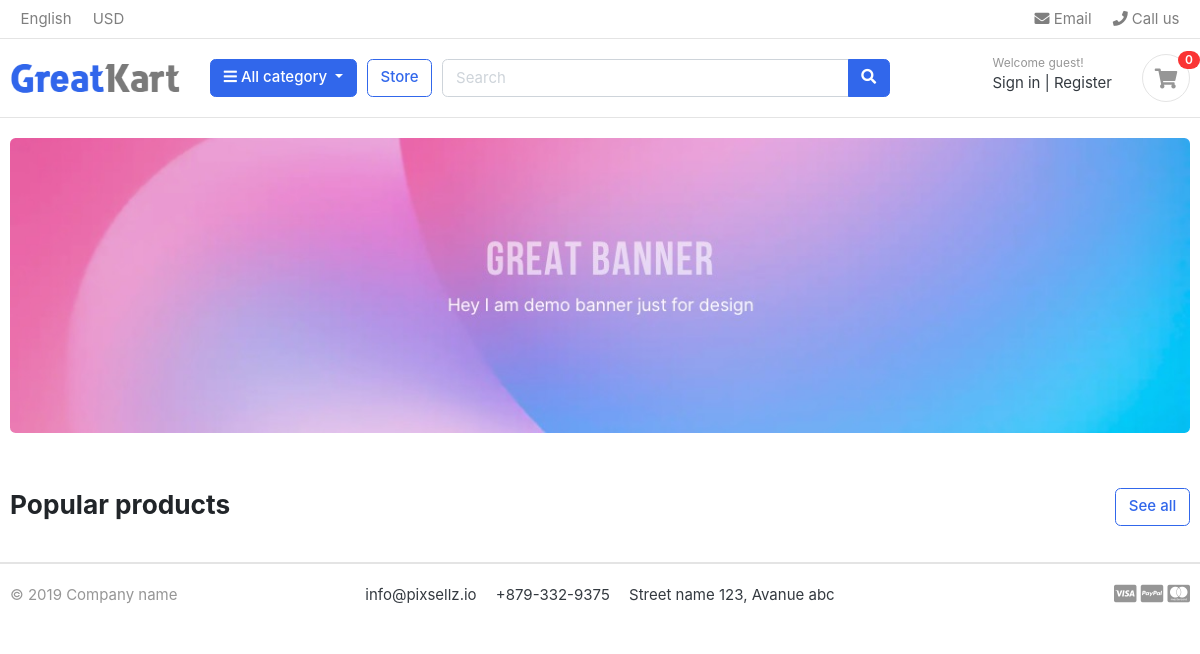
The app's page /, older data.
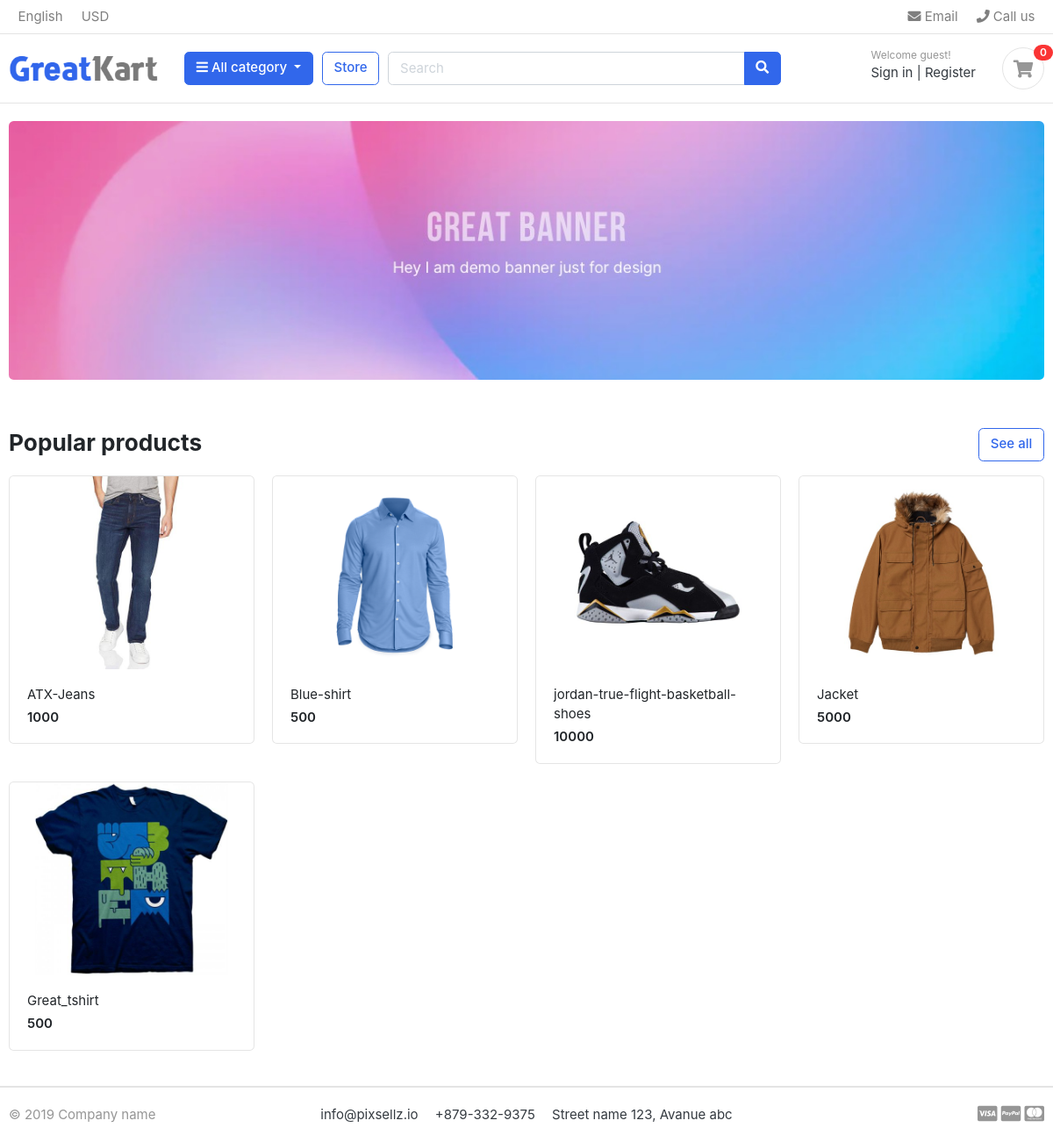
The same page, newer data.
### store/models.py (models this page shows, shortened)
class Product(models.Model):
    product_name  = models.CharField(max_length= 50, unique= True)
    slug          = models.SlugField(max_length= 50, unique= True)
    description   = models.TextField(max_length= 500, blank= True)
    price         = models.IntegerField()
    images        = models.ImageField(upload_to='photos/products')
    stock         = models.IntegerField()
    is_available  = models.BooleanField(default= True)
    category      = models.ForeignKey(Category, on_delete= models.CASCADE)
    created_date  = models.DateTimeField(auto_now_add= True)
    modified_date = models.DateTimeField(auto_now= True)
    def get_url(self):
        return reverse('product_detail', args= [self.category.slug, self.slug])

### greatkart/views.py (the view)
# urls.py: 2. Add a URL to urlpatterns:  path('', views.home, name='home')
def home(request):
    categories = Product.objects.all()
    context = {
        'Products': categories
    }
    return render(request, 'index.html', context)

### cart/context_processor.py (called while the page is built)
def counter(request):
    cart_count = 0
    if 'admin' in request.path:
        return {}
    else:
        try:
            cart = Cart.objects.filter(cart_id = _cart_id(request))
            if request.user.is_authenticated:
                cart_items = CartItems.objects.all().filter(user = request.user)
            else:
                cart_items = CartItems.objects.all().filter(cart= cart[:1])
            for cart_item in cart_items:
                cart_count += cart_item.quantity
        except Cart.DoesNotExist:
            cart_count = 0
    return dict(cart_count = cart_count)

### cart/views.py (called while the page is built)
def _cart_id(request):
    cart = request.session.session_key
    if not cart:
        cart = request.session.create()
    return cart

### category/context_processor.py (called while the page is built)
def menu_links(request):
    links = Category.objects.all()
    return dict(links=links)

### category/models.py (called while the page is built)
    def get_url(self):
        return reverse('product_by_category', args = [self.slug])

### greatkart/templates/index.html (shortened to what this page needs)
{%extends 'base.html'%}
{% load static %}
{%block content%}
<section class="section-intro padding-y-sm">
<div class="container">
<div class="intro-banner-wrap">
	<img src="{%static 'images/banners/1.jpg'%}" class="img-fluid rounded">
</div>
</div>
</section>
<section class="section-name padding-y-sm">
<div class="container">
<header class="section-heading">
	<a href="{%url 'store' %}" class="btn btn-outline-primary float-right">See all</a>
	<h3 class="section-title">Popular products</h3>
</header>
<div class="row">
	{% for product in Products %}
	<div class="col-md-3">
		<div class="card card-product-grid">
			<a href="{{product.get_url}}"class="img-wrap"> <img src={{ product.images.url}}> </a>
			<figcaption class="info-wrap">
				<a href="{{product.get_url}}" class="title">{{ product.product_name }}</a>
				<div class="price mt-1">{{product.price}}</div>
			</figcaption>
		</div>
	</div>
	{% endfor %}
 </section>
</body>
</html>
{%endblock%}

### greatkart/templates/base.html (shortened to what this page needs)
{% load static %}
<!DOCTYPE HTML>
<html lang="en">
<head>
<link href="{%static 'css/bootstrap.css'%}" rel="stylesheet" type="text/css"/>
<link href="{%static 'fonts/fontawesome/css/all.min.css'%}" type="text/css" rel="stylesheet">
<link href="{%static 'css/ui.css'%}" rel="stylesheet" type="text/css"/>
<link href="{%static 'css/responsive.css'%}" rel="stylesheet" media="only screen and (max-width: 1200px)" />
</head>
<body>
{% include 'includes/navbar.html' %}
{% block content %}
{% endblock %}
{% include 'includes/footer.html' %}

### greatkart/templates/includes/navbar.html (shortened to what this page needs)
{% load static %}
<header class="section-header">
<nav class="navbar p-md-0 navbar-expand-sm navbar-light border-bottom">
<div class="container">
  <div class="collapse navbar-collapse" id="navbarTop4">
    <ul class="navbar-nav mr-auto">
    	<li class="nav-item dropdown">
		 	<a href="#" class="nav-link">   English </a>
		</li>
		<li class="nav-item dropdown">
			<a href="#" class="nav-link"> USD </a>
		</li>
    </ul>
    <ul class="navbar-nav">
		<li><a href="#" class="nav-link"> <i class="fa fa-envelope"></i> Email </a></li>
		<li><a href="#" class="nav-link"> <i class="fa fa-phone"></i> Call us </a></li>
	</ul>
  </div>
</div>
</nav>
<section class="header-main border-bottom">
	<div class="container">
<div class="row align-items-center">
	<div class="col-lg-2 col-md-3 col-6">
		<a href="{%url 'home' %}" class="brand-wrap">
			<img class="logo" src="{%static './images/logo.png'%}">
		</a>
	</div>
	<div class="col-lg col-sm col-md col-6 flex-grow-0">
		<div class="category-wrap dropdown d-inline-block float-right">
			<button type="button" class="btn btn-primary dropdown-toggle" data-toggle="dropdown">
				<i class="fa fa-bars"></i> All category
			</button>
		</div>
	</div>
	<a href="{% url 'store' %}" class="btn btn-outline-primary">Store</a>
	<div class="col-lg  col-md-6 col-sm-12 col">
		<form action="{% url 'search' %}" class="search" method="GET">
			<div class="input-group w-100">
			    <input type="text" class="form-control" style="width:60%;" placeholder="Search", name = "keyword">
			    <div class="input-group-append">
			      <button class="btn btn-primary" type="submit">
			        <i class="fa fa-search"></i>
			      </button>
			    </div>
		    </div>
		</form>
	</div>
	<div class="col-lg-3 col-sm-6 col-8 order-2 order-lg-3">
				<div class="d-flex justify-content-end mb-3 mb-lg-0">
					{% if user.id is None %}
					<div class="widget-header">
						<small class="title text-muted">Welcome guest!</small>
						<div>
							<a href="{% url 'login' %}">Sign in</a> <span class="dark-transp"> | </span>
							<a href="{% url 'register' %}"> Register</a>
						</div>
					</div>
					{% endif %}
					<a href="{% url 'cart' %}" class="widget-header pl-3 ml-3">
						<div class="icon icon-sm rounded-circle border"><i class="fa fa-shopping-cart"></i></div>
						<span class="badge badge-pill badge-danger notify">{{ cart_count }}</span>
					</a>
				</div>
			</div>
</div>
	</div>
</section>
</header>

### greatkart/templates/includes/footer.html
<footer class="section-footer border-top">
	<div class="container">
		<section class="footer-bottom border-top row">
			<div class="col-md-2">
				<p class="text-muted"> &copy 2019 Company name </p>
			</div>
			<div class="col-md-8 text-md-center">
				<span  class="px-2">info@pixsellz.io</span>
				<span  class="px-2">+879-332-9375</span>
				<span  class="px-2">Street name 123, Avanue abc</span>
			</div>
			<div class="col-md-2 text-md-right text-muted">
				<i class="fab fa-lg fa-cc-visa"></i>
				<i class="fab fa-lg fa-cc-paypal"></i>
				<i class="fab fa-lg fa-cc-mastercard"></i>
			</div>
		</section>
	</div>
</footer>

### static/css/ui.css (style rules this page uses)
html { font-family: "Inter", sans-serif; font-size: 15px; }
.img-wrap { text-align: center; display: block; }
.img-wrap img { max-width: 100%; }
.icon-xs, .icon-sm, .icon-md, .icon-lg { display: inline-block; text-align: center; flex-shrink: 0; flex-grow: 0; }
.icon-sm { width: 48px; height: 48px; line-height: 48px !important; font-size: 20px; }
.padding-y-sm { padding-top: 20px; padding-bottom: 20px; }
.section-heading { margin-bottom: 20px; margin-top: 15px; }
.section-title { color: #212529; }
p:last-child { margin-bottom: 0; }
.header-main { position: relative; padding-top: 1rem; padding-bottom: 1rem; }
.brand-wrap .logo, .navbar-brand .logo { margin-right: 7px; max-height: 42px; display: inline-block; }
.widget-header { display: inline-block; vertical-align: middle; position: relative; }
.widget-header a { color: #343a40; }
.widget-header i { color: #969696; }
.widget-header .title { display: block; }
.widget-header .notify { position: absolute; top: -3px; right: -10px; }
.footer-bottom { padding-top: 20px; padding-bottom: 20px; }
[class*=card-product] a.title { color: #212529; display: block; }
[class*=card-product] .img-wrap { overflow: hidden; position: relative; }
[class*=card-product] .img-wrap img { height: 100%; max-width: 100%; width: auto; display: inline-block; -o-object-fit: cover; object-fit: cover; }
.card-product-grid { margin-bottom: 20px; }
.card-product-grid .img-wrap { border-radius: 0.2rem 0.2rem 0 0; height: 220px; }
.card-product-grid .info-wrap { overflow: hidden; padding: 18px 20px; }
.card .img-wrap { overflow: hidden; }
.notify { position: absolute; top: -4px; right: -10px; display: inline-block; padding: 0.25em 0.6em; font-size: 12px; line-height: 1; text-align: center; border-radius: 3rem; color: #fff; background-color: #fa3434; }
.price { font-weight: 600; color: #212529; }

Row changes from the older to the newer data that the page shows:
added Product: images (picture), product_name "ATX-Jeans", price "1000"
added Product: images (picture), product_name "Blue-shirt", price "500"
added Product: images (picture), product_name "jordan-true-flight-basketball-shoes", price "10000"
added Product: images (picture), product_name "Jacket", price "5000"
added Product: images (picture), product_name "Great_tshirt", price "500"
